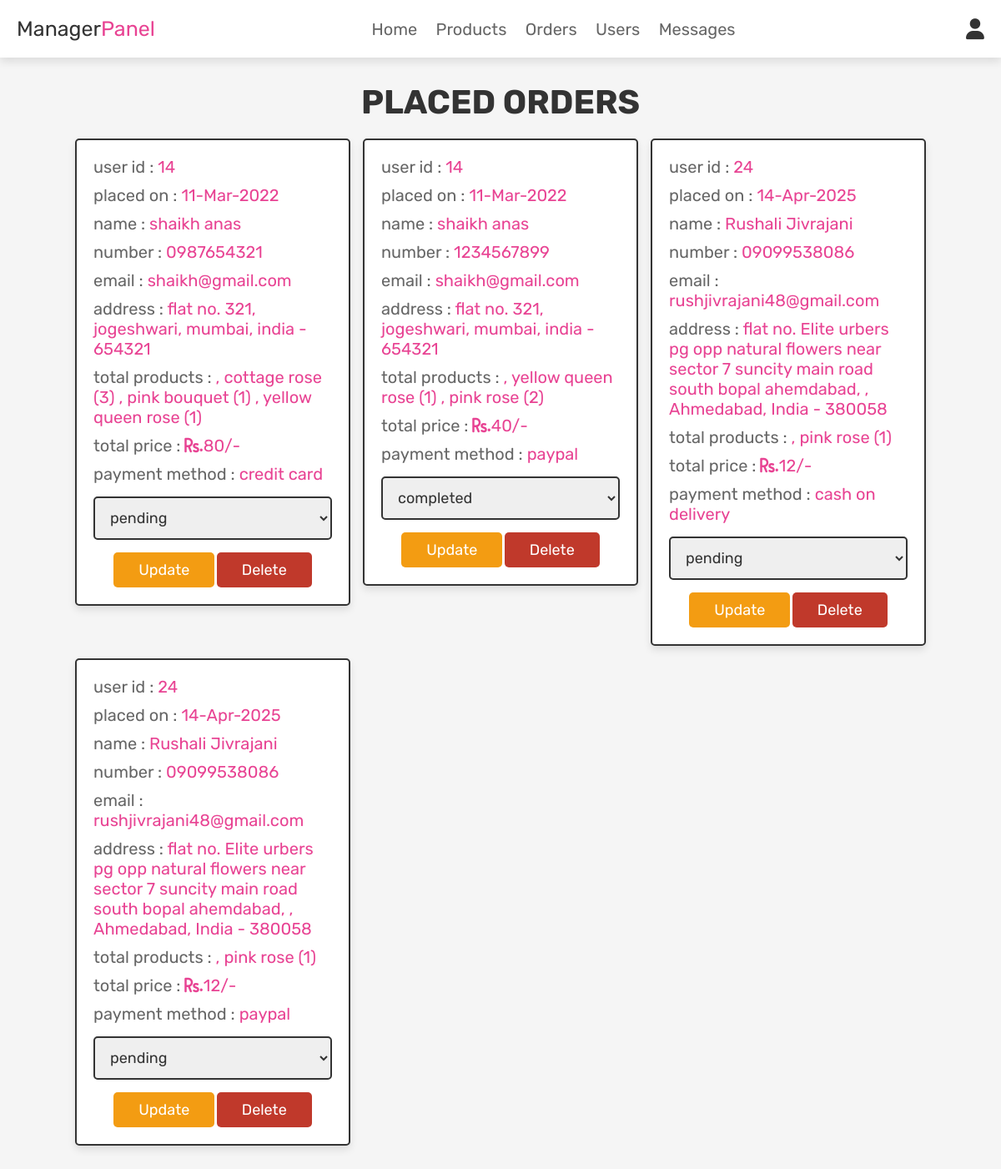
Screenshot of /Manager/manager_orders.php (signed in) with the database file from the repository.
### tables this page shows
CREATE TABLE `orders` (
  `id` int(100) NOT NULL,
  `user_id` int(100) NOT NULL,
  `name` varchar(100) NOT NULL,
  `number` varchar(12) NOT NULL,
  `email` varchar(100) NOT NULL,
  `method` varchar(50) NOT NULL,
  `address` varchar(500) NOT NULL,
  `total_products` varchar(1000) NOT NULL,
  `total_price` int(100) NOT NULL,
  `placed_on` varchar(50) NOT NULL,
  `payment_status` varchar(20) NOT NULL DEFAULT 'pending'
);

### Manager/manager_orders.php (the view, shortened to what this page needs)
<?php
@include '../config.php';
?>
<!DOCTYPE html>
<html lang="en">
<head>
   <link rel="stylesheet" href="https://cdnjs.cloudflare.com/ajax/libs/font-awesome/6.0.0/css/all.min.css">
   <link rel="stylesheet" href="../css/admin_style.css">
</head>
<body>
<?php @include 'manager_header.php'; ?>
<section class="placed-orders">
   <h1 class="title">placed orders</h1>
   <div class="box-container">
      <?php
      $select_orders = mysqli_query($conn, "SELECT * FROM `orders`") or die('query failed');
      if(mysqli_num_rows($select_orders) > 0){
         while($fetch_orders = mysqli_fetch_assoc($select_orders)){
      ?>
      <div class="box">
         <p> user id : <span><?php echo $fetch_orders['user_id']; ?></span> </p>
         <p> placed on : <span><?php echo $fetch_orders['placed_on']; ?></span> </p>
         <p> name : <span><?php echo $fetch_orders['name']; ?></span> </p>
         <p> number : <span><?php echo $fetch_orders['number']; ?></span> </p>
         <p> email : <span><?php echo $fetch_orders['email']; ?></span> </p>
         <p> address : <span><?php echo $fetch_orders['address']; ?></span> </p>
         <p> total products : <span><?php echo $fetch_orders['total_products']; ?></span> </p>
         <p> total price : <span><i class="fa fa-rupee">. </i><?php echo $fetch_orders['total_price']; ?>/-</span> </p>
         <p> payment method : <span><?php echo $fetch_orders['method']; ?></span> </p>
         <form action="" method="post">
            <select name="update_payment">
               <option disabled selected><?php echo $fetch_orders['payment_status']; ?></option>
            </select>
            <input type="submit" name="update_order" value="update" class="option-btn">
            <a href="manager_orders.php?delete=<?php echo $fetch_orders['id']; ?>" class="delete-btn" onclick="return confirm('delete this order?');">delete</a>
         </form>
      </div>
      <?php
         }
      }else{
         echo '<p class="empty">no orders placed yet!</p>';
      }
      ?>
   </div>
</section>
</body>
</html>

### css/admin_style.css (style rules this page uses)
:root { --pink:#e84393; --red:#c0392b; --orange:#f39c12; --black:#333; --white:#fff; --light-color:#666; --light-white:#ccc; --light-bg:#f5f5f5; --border:.2rem solid var(--black); --box-shadow:0 .5rem 1rem rgba(0,0,0,.1); }
* { font-family: 'Rubik', sans-serif; margin:0; padding:0; box-sizing: border-box; outline: none; border:none; text-decoration: none; transition:all .2s linear; }
html { font-size: 62.5%; overflow-x: hidden; scroll-behavior: smooth; scroll-padding-top: 6.5rem; }
body { background: var(--light-bg); }
section { padding:3rem 2rem; }
.title { text-align: center; margin-bottom: 2rem; color:var(--black); text-transform: uppercase; font-size: 4rem; }
.btn, .delete-btn, .option-btn { display: inline-block; border-radius: .5rem; margin-top: 1rem; font-size: 1.8rem; color:var(--white); cursor: pointer; padding:1rem 3rem; text-transform: capitalize; }
.delete-btn { background-color: var(--red); }
.option-btn { background-color: var(--orange); }
.placed-orders .box-container { display: grid; grid-template-columns: repeat(auto-fit, 33rem); gap:1.5rem; align-items: flex-start; max-width: 1200px; margin: 0 auto; justify-content: center; }
.placed-orders .box-container .box { padding:2rem; border:var(--border); background-color: var(--white); box-shadow: var(--box-shadow); border-radius: .5rem; }
.placed-orders .box-container .box p { margin-bottom: 1rem; font-size: 2rem; color:var(--light-color); }
.placed-orders .box-container .box p span { color:var(--pink); }
.placed-orders .box-container .box form { margin-top: 1rem; text-align: center; }
.placed-orders .box-container .box form select { width: 100%; border:var(--border); padding:1.2rem 1.4rem; font-size: 1.8rem; color:var(--black); border:var(--border); border-radius: .5rem; margin:.5rem 0; }

### rows the page displays
orders: user "14", placed_on "11-Mar-2022", name "shaikh anas", number "0987654321", email "shaikh@gmail.com", address "flat no. 321, jogeshwari, mumbai, india - 654321", total_products ", cottage rose (3) , pink bouquet (1) , yellow queen rose (1)", total_price "80", method "credit card", update_payment "pending"
orders: user "14", placed_on "11-Mar-2022", name "shaikh anas", number "1234567899", email "shaikh@gmail.com", address "flat no. 321, jogeshwari, mumbai, india - 654321", total_products ", yellow queen rose (1) , pink rose (2)", total_price "40", method "paypal", update_payment "completed"
orders: user "24", placed_on "14-Apr-2025", name "Rushali Jivrajani", number "09099538086", email "rushjivrajani48@gmail.com", address "flat no. Elite urbers pg opp natural flowers near sector 7 suncity main road south bopal ahemdabad, , Ahmedabad, India - 380058", total_products ", pink rose (1)", total_price "12", method "cash on delivery", update_payment "pending"
orders: user "24", placed_on "14-Apr-2025", name "Rushali Jivrajani", number "09099538086", email "rushjivrajani48@gmail.com", address "flat no. Elite urbers pg opp natural flowers near sector 7 suncity main road south bopal ahemdabad, , Ahmedabad, India - 380058", total_products ", pink rose (1)", total_price "12", method "paypal", update_payment "pending"
